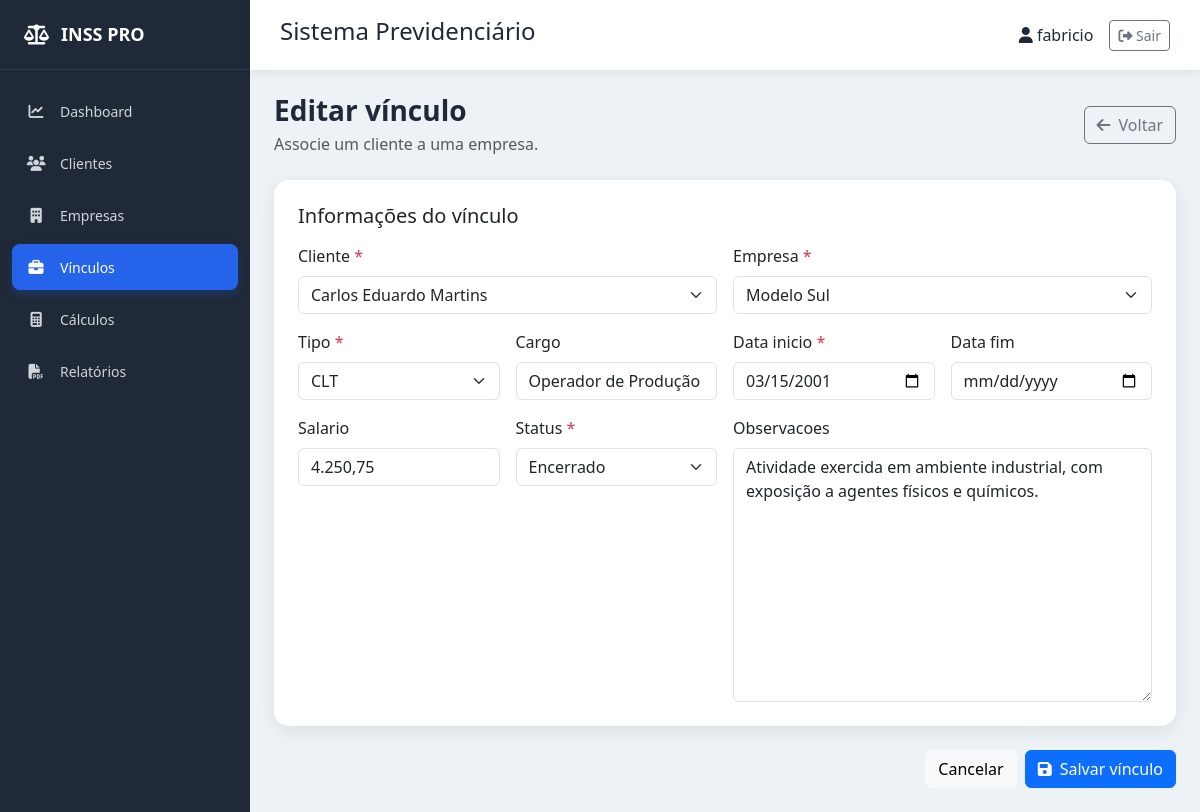
Screenshot of /vinculos/1/editar/ (signed in) with the database file from the repository.
### vinculos/models.py (models this page shows, shortened)
class Vinculo(models.Model):
    TIPOS = [
        ("CLT", "CLT"),
        ("Autônomo", "Autônomo"),
        ("Doméstico", "Empregado doméstico"),
        ("Rural", "Trabalhador rural"),
        ("Servidor", "Servidor público"),
        ("Outro", "Outro"),
    ]
    STATUS = [("Ativo", "Ativo"), ("Encerrado", "Encerrado")]
    cliente = models.ForeignKey(Cliente, on_delete=models.PROTECT, related_name="vinculos")
    empresa = models.ForeignKey(Empresa, on_delete=models.PROTECT, related_name="vinculos")
    tipo = models.CharField(max_length=20, choices=TIPOS)
    cargo = models.CharField(max_length=120, blank=True)
    data_inicio = models.DateField()
    data_fim = models.DateField(blank=True, null=True)
    salario = models.DecimalField(max_digits=12, decimal_places=2, blank=True, null=True)
    status = models.CharField(max_length=10, choices=STATUS, default="Ativo")
    observacoes = models.TextField(blank=True)
    criado_em = models.DateTimeField(auto_now_add=True)
    atualizado_em = models.DateTimeField(auto_now=True)
    class Meta:
        ordering = ["-data_inicio", "cliente__nome"]
        verbose_name = "Vínculo"
        verbose_name_plural = "Vínculos"

### vinculos/views.py (the view)
# urls.py: path("vinculos/<int:pk>/editar/", views.editar, name="editar"),
def editar(request, pk):
    vinculo = get_object_or_404(Vinculo, pk=pk)
    form = VinculoForm(request.POST or None, instance=vinculo)
    if request.method == "POST" and form.is_valid():
        form.save()
        messages.success(request, "Vínculo atualizado com sucesso.")
        return redirect("vinculos:lista")
    return render(request, "vinculos/form.html", {"form": form, "titulo": "Editar vínculo", "vinculo": vinculo})

### clientes/models.py (called while the page is built)
    def __str__(self):
        return self.nome

### empresas/models.py (called while the page is built)
    def __str__(self):
        return self.nome_fantasia or self.razao_social

### vinculos/forms.py (called while the page is built)
    def prepare_value(self, value):
        if value in self.empty_values:
            return ""
        try:
            valor = Decimal(value).quantize(Decimal("0.01"))
        except (InvalidOperation, TypeError, ValueError):
            return value
        inteiro, centavos = f"{valor:.2f}".split(".")
        inteiro_formatado = f"{int(inteiro):,}".replace(",", ".")
        return f"{inteiro_formatado},{centavos}"

### templates/vinculos/form.html
{% extends "base.html" %}
{% block content %}
<div class="page-header d-flex flex-wrap justify-content-between align-items-center gap-3 mb-4"><div><h1 class="h3 mb-1">{{ titulo }}</h1><p class="text-muted mb-0">Associe um cliente a uma empresa.</p></div><a href="{% url 'vinculos:lista' %}" class="btn btn-outline-secondary"><i class="fa-solid fa-arrow-left me-2"></i>Voltar</a></div>
<form method="post" novalidate>{% csrf_token %}{% if not form.fields.cliente.queryset.exists or not form.fields.empresa.queryset.exists %}<div class="alert alert-warning">Cadastre ao menos um cliente e uma empresa antes de criar um vínculo.</div>{% endif %}<div class="card content-card mb-4"><div class="card-body p-4"><h2 class="h5 mb-3">Informações do vínculo</h2><div class="row g-3">{% for field in form %}<div class="{% if field.name == 'cliente' or field.name == 'empresa' or field.name == 'observacoes' %}col-md-6{% elif field.name == 'observacoes' %}col-12{% else %}col-md-3{% endif %}"><label class="form-label" for="{{ field.id_for_label }}">{{ field.label }}{% if field.field.required %} <span class="text-danger">*</span>{% endif %}</label>{{ field }}{% for error in field.errors %}<div class="invalid-feedback d-block">{{ error }}</div>{% endfor %}</div>{% endfor %}</div></div></div><div class="d-flex justify-content-end gap-2"><a href="{% url 'vinculos:lista' %}" class="btn btn-light">Cancelar</a><button type="submit" class="btn btn-primary"><i class="fa-solid fa-floppy-disk me-2"></i>Salvar vínculo</button></div></form>
{% endblock %}

### templates/navbar.html (shortened to what this page needs)
<div class="topbar">
    <h4>Sistema Previdenciário</h4>
    <div class="d-flex align-items-center gap-3">
        <span>
            <i class="fa-solid fa-user"></i>
            {{ request.user.username }}
        </span>
        <form method="post" action="{% url 'logout' %}" class="m-0">
            <button type="submit"
                    class="btn btn-outline-secondary btn-sm">
                <i class="fa-solid fa-right-from-bracket"></i>
                Sair
            </button>
        </form>
    </div>
</div>

### static/css/style.css (style rules this page uses)
* { margin: 0; padding: 0; box-sizing: border-box; }
body { font-family: "Segoe UI", Arial, sans-serif; background: #edf2f7; color: #1f2937; }
.topbar { height: 70px; background: white; box-shadow: 0 2px 10px rgba(0, 0, 0, 0.08); display: flex; align-items: center; justify-content: space-between; padding: 0 30px; }
.page-header h1 { font-weight: 700; }
.content-card { border: none; border-radius: 15px; box-shadow: 0 5px 20px rgba(0, 0, 0, 0.08); }

### rows the page displays
Vinculo: form "Carlos Eduardo Martins" "Modelo Sul" "CLT" "Operador de Produção" "03/15/2001" "4.250,75" "Encerrado" "Atividade exercida em ambiente industrial, com exposição a agentes físicos e químicos."

### other values shown
{{ request.user.username }} "fabricio"
{{ titulo }} "Editar vínculo"
{{ field.label }} "Cliente" "Empresa" "Tipo" "Cargo" "Data inicio" "Data fim" "Salario" "Status" "Observacoes"
